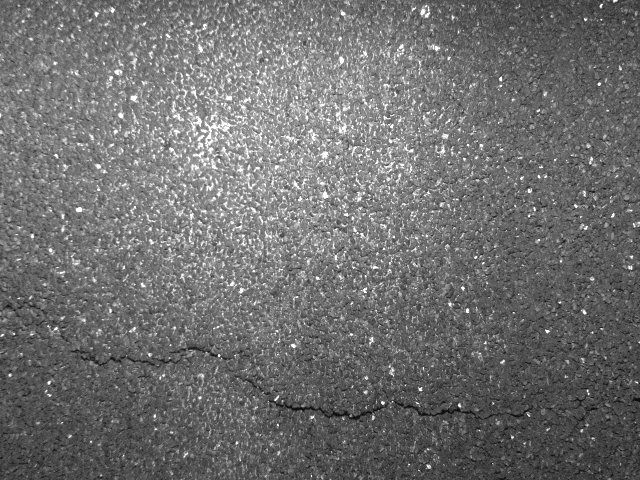
%> input picture Crack_detection/fissure1.jpg, 640 x 480 px
$ octave crack_detection.m   (GNU Octave 9; MATLAB toolbox functions it lacks are replaced by stand-ins)
%> lines starting %> are read from the running program, lines starting %| are printed output that depends on the picture
### Crack_detection/Hessian2D.m
function [Dxx,Dxy,Dyy] = Hessian2D(I,Sigma)
%  This function Hessian2 Filters the image with 2nd derivatives of a
%  Gaussian with parameter Sigma.
%
% [Dxx,Dxy,Dyy] = Hessian2(I,Sigma);
%
% inputs,
%   I : The image, class preferable double or single
%   Sigma : The sigma of the gaussian kernel used
%
% outputs,
%   Dxx, Dxy, Dyy: The 2nd derivatives
%
% example,
%   I = im2double(imread('moon.tif'));
%   [Dxx,Dxy,Dyy] = Hessian2(I,2);
%   figure, imshow(Dxx,[]);
%
% Function is written by D.Kroon University of Twente (June 2009)

if nargin < 2, Sigma = 1; end

% Make kernel coordinates
[X,Y]   = ndgrid(-round(3*Sigma):round(3*Sigma));

% Build the gaussian 2nd derivatives filters
DGaussxx = 1/(2*pi*Sigma^4) * (X.^2/Sigma^2 - 1) .* exp(-(X.^2 + Y.^2)/(2*Sigma^2));
DGaussxy = 1/(2*pi*Sigma^6) * (X .* Y)           .* exp(-(X.^2 + Y.^2)/(2*Sigma^2));
DGaussyy = DGaussxx';

Dxx = filter2(DGaussxx,I);
Dxy = filter2(DGaussxy,I);
Dyy = filter2(DGaussyy,I);

### Crack_detection/eig2image.m
function [Lambda1,Lambda2,Ix,Iy]=eig2image(Dxx,Dxy,Dyy)
% This function eig2image calculates the eigen values from the
% hessian matrix, sorted by abs value. And gives the direction
% of the ridge (eigenvector smallest eigenvalue) .
%
% [Lambda1,Lambda2,Ix,Iy]=eig2image(Dxx,Dxy,Dyy)
%

%
% | Dxx  Dxy |
% |          |
% | Dxy  Dyy |


% Compute the eigenvectors of J, v1 and v2
tmp = sqrt((Dxx - Dyy).^2 + 4*Dxy.^2);
v2x = 2*Dxy; v2y = Dyy - Dxx + tmp;

% Normalize
mag = sqrt(v2x.^2 + v2y.^2); i = (mag ~= 0);
v2x(i) = v2x(i)./mag(i);
v2y(i) = v2y(i)./mag(i);

% The eigenvectors are orthogonal
v1x = -v2y;
v1y = v2x;

% Compute the eigenvalues
mu1 = 0.5*(Dxx + Dyy + tmp);
mu2 = 0.5*(Dxx + Dyy - tmp);

% Sort eigen values by absolute value abs(Lambda1)<abs(Lambda2)
check=abs(mu1)>abs(mu2);

Lambda1=mu1; Lambda1(check)=mu2(check);
Lambda2=mu2; Lambda2(check)=mu1(check);

Ix=v1x; Ix(check)=v2x(check);
Iy=v1y; Iy(check)=v2y(check);

### Crack_detection/FrangiFilter2D.m
function [outIm,whatScale,Direction] = FrangiFilter2D(I, options)
% This function FRANGIFILTER2D uses the eigenvectors of the Hessian to
% compute the likeliness of an image region to vessels, according
% to the method described by Frangi:2001 (Chapter 2).
%
% [J,Scale,Direction] = FrangiFilter2D(I, Options)
%
% inputs,
%   I : The input image (vessel image)
%   Options : Struct with input options,
%       .FrangiScaleRange : The range of sigmas used, default [1 8]
%       .FrangiScaleRatio : Step size between sigmas, default 2
%       .FrangiBetaOne : Frangi correction constant, default 0.5
%       .FrangiBetaTwo : Frangi correction constant, default 15
%       .BlackWhite : Detect black ridges (default) set to true, for
%                       white ridges set to false.
%       .verbose : Show debug information, default true
%
% outputs,
%   J : The vessel enhanced image (pixel is the maximum found in all scales)
%   Scale : Matrix with the scales on which the maximum intensity
%           of every pixel is found
%   Direction : Matrix with directions (angles) of pixels (from minor eigenvector)
%
% Example,
%   I=double(imread ('vessel.png'));
%   Ivessel=FrangiFilter2D(I);
%   figure,
%   subplot(1,2,1), imshow(I,[]);
%   subplot(1,2,2), imshow(Ivessel,[0 0.25]);
%
% Written by Marc Schrijver, 2/11/2001
% Re-Written by D.Kroon University of Twente (May 2009)

defaultoptions = struct('FrangiScaleRange', [1 10], 'FrangiScaleRatio', 2, 'FrangiBetaOne', 0.5, 'FrangiBetaTwo', 15, 'verbose',true,'BlackWhite',true);

% Process inputs
if(~exist('options','var')),
    options=defaultoptions;
else
    tags = fieldnames(defaultoptions);
    for i=1:length(tags)
         if(~isfield(options,tags{i})),  options.(tags{i})=defaultoptions.(tags{i}); end
    end
    if(length(tags)~=length(fieldnames(options))),
        warning('FrangiFilter2D:unknownoption','unknown options found');
    end
end

sigmas=options.FrangiScaleRange(1):options.FrangiScaleRatio:options.FrangiScaleRange(2);
sigmas = sort(sigmas, 'ascend');

beta  = 2*options.FrangiBetaOne^2;
c     = 2*options.FrangiBetaTwo^2;

% Make matrices to store all filterd images
ALLfiltered=zeros([size(I) length(sigmas)]);
ALLangles=zeros([size(I) length(sigmas)]);

% Frangi filter for all sigmas
for i = 1:length(sigmas),
    % Show progress
    if(options.verbose)
        disp(['Current Frangi Filter Sigma: ' num2str(sigmas(i)) ]);
    end

    % Make 2D hessian
    [Dxx,Dxy,Dyy] = Hessian2D(I,sigmas(i));

    % Correct for scale
    Dxx = (sigmas(i)^2)*Dxx;
    Dxy = (sigmas(i)^2)*Dxy;
    Dyy = (sigmas(i)^2)*Dyy;

    % Calculate (abs sorted) eigenvalues and vectors
    [Lambda2,Lambda1,Ix,Iy]=eig2image(Dxx,Dxy,Dyy);

    % Compute the direction of the minor eigenvector
    angles = atan2(Ix,Iy);

    % Compute some similarity measures
    Lambda1(Lambda1==0) = eps;
    Rb = (Lambda2./Lambda1).^2;
    S2 = Lambda1.^2 + Lambda2.^2;

    % Compute the output image
    Ifiltered = exp(-Rb/beta) .*(ones(size(I))-exp(-S2/c));

    % see pp. 45
    if(options.BlackWhite)
        Ifiltered(Lambda1<0)=0;
    else
        Ifiltered(Lambda1>0)=0;
    end
    % store the results in 3D matrices
    ALLfiltered(:,:,i) = Ifiltered;
    ALLangles(:,:,i) = angles;
end

% Return for every pixel the value of the scale(sigma) with the maximum
% output pixel value
if length(sigmas) > 1,
    [outIm,whatScale] = max(ALLfiltered,[],3);
    outIm = reshape(outIm,size(I));
    if(nargout>1)
        whatScale = reshape(whatScale,size(I));
    end
    if(nargout>2)
        Direction = reshape(ALLangles((1:numel(I))'+(whatScale(:)-1)*numel(I)),size(I));
    end
else
    outIm = reshape(ALLfiltered,size(I));
    if(nargout>1)
            whatScale = ones(size(I));
    end
    if(nargout>2)
        Direction = reshape(ALLangles,size(I));
    end
end

### Crack_detection/crack_detection.m
clearvars;
clc;
close all;


I = imread('fissure1.jpg');
%> I is the input picture: size 480x640x3 uint8; min 0, max 255, mean 111.5
img = double(I);

tic;
%% reducing specularity can producde color artifcats !!
%img = reduce_specularity(img,0.01);


%% normalizing step
img = img/255;

%% if you want toe reduce the size of the input image
% [5 lines of commented-out code are left out]

%%
[n,p,c] = size(img);
%> n = 480; p = 640; c = 3
if c==3
    [w, sc, dir] = FrangiFilter2D(rgb2gray(I));
%> the loop in FrangiFilter2D, `for i = 1:length(sigmas),` made 5 passes
%> pass 1, in Hessian2D, `Dxy = filter2(DGaussxy,I);`:
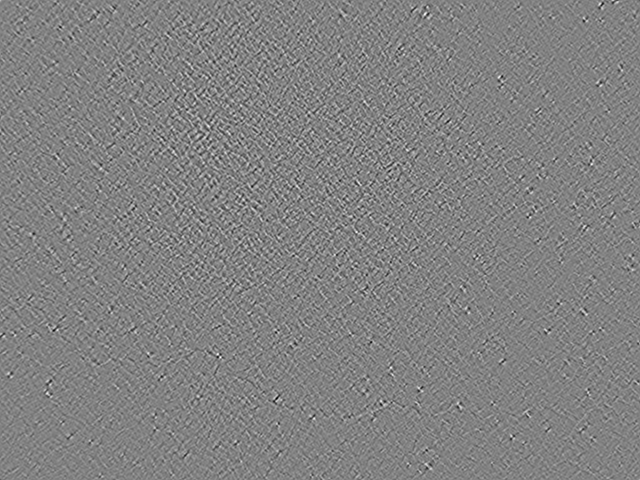
%> Dxy: size 480x640 double; min -32.63, max 31.34, mean 0; drawn with min black and max white
%> pass 1, in Hessian2D, `Dyy = filter2(DGaussyy,I);`:
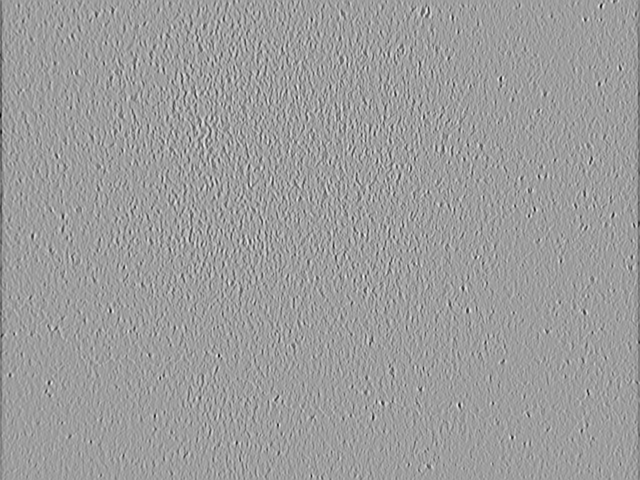
%> Dyy: size 480x640 double; min -71.62, max 43.66, mean -0.6; drawn with min black and max white
%> pass 1, in eig2image, `tmp = sqrt((Dxx - Dyy).^2 + 4*Dxy.^2);`:
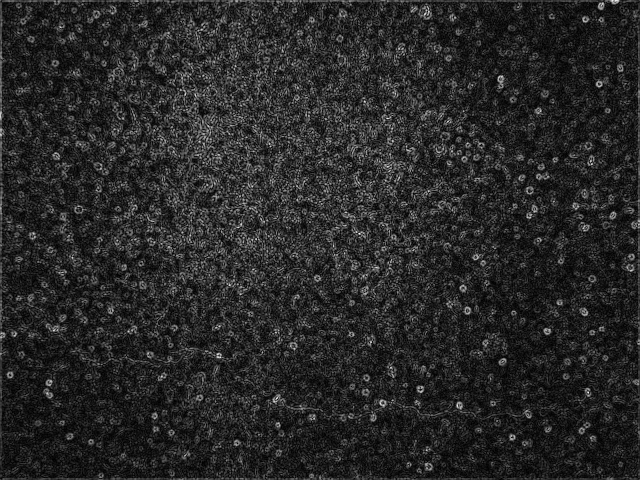
%> tmp: size 480x640 double; min 0.0123, max 69.67, mean 11; drawn with min black and max white
%> after the loop in FrangiFilter2D, `for i = 1:length(sigmas),`:
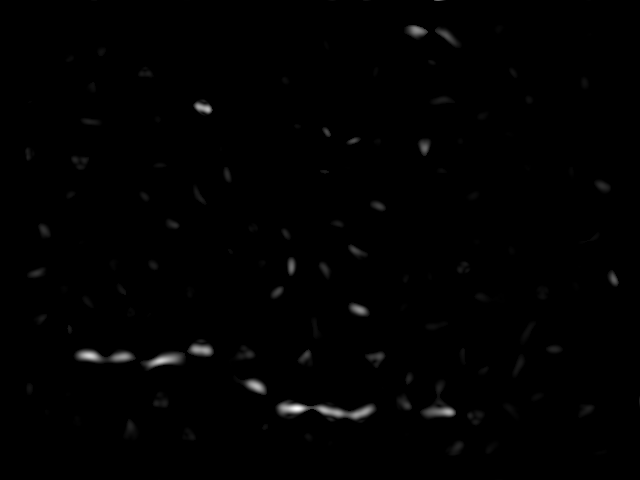
%> Ifiltered: size 480x640 double; min 0, max 0.121, mean 0.000781; drawn with min black and max white
%> after the loop in FrangiFilter2D, `for i = 1:length(sigmas),`:
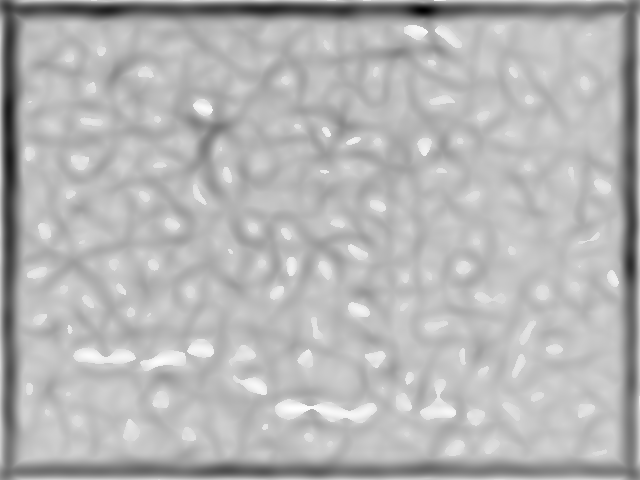
%> Lambda1: size 480x640 double; min -38.68, max 7.66, mean -5.75; drawn with min black and max white
%> in FrangiFilter2D, `[outIm,whatScale] = max(ALLfiltered,[],3);`:
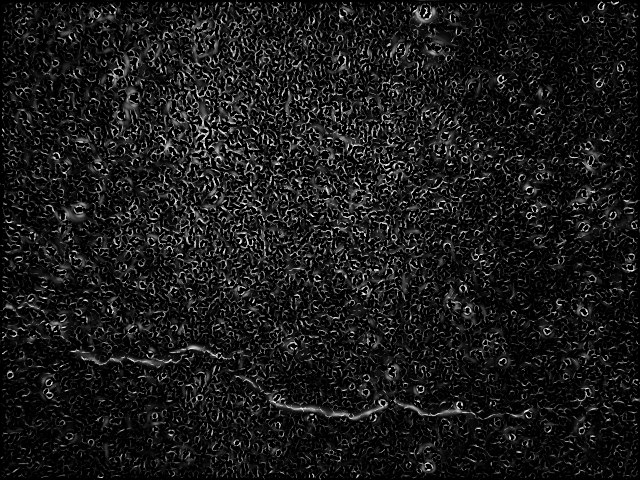
%> outIm: size 480x640 double; min 0, max 0.987, mean 0.103
%> in FrangiFilter2D, `Direction = reshape(ALLangles((1:numel(I))'+(whatScale(:)-1)*numel(I))..`:
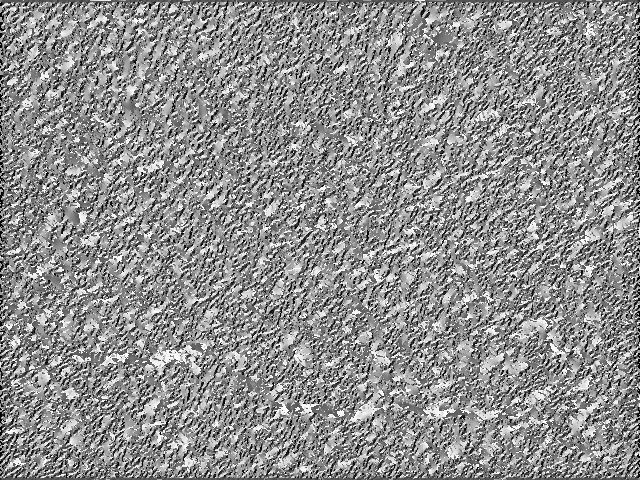
%> Direction: size 480x640 double; min -3.14, max 1.57, mean -0.516; drawn with min black and max white
else
    if c==1
        [w, sc, dir] = FrangiFilter2D(I);
    else
        error('Incorrect number of channels');
    end
end


%% Potts restoration
gamma = 16;% you may have to play with this parameter (usually between 10 and 20)

%> (the run ends here)

$ run again, with Crack_detection/0959.png saved as Crack_detection/fissure1.jpg
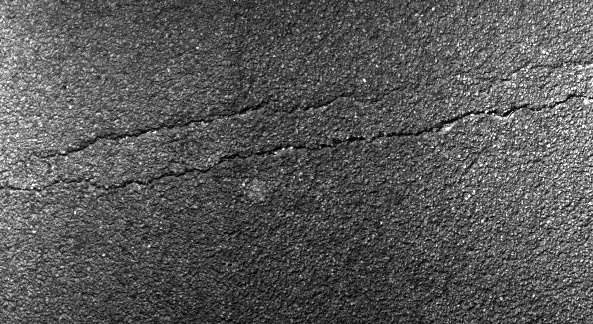
%> input picture Crack_detection/0959.png, 593 x 324 px
%> I is the input picture: size 324x593x3 uint8; min 0, max 255, mean 88.2
%> after the loop in FrangiFilter2D, `for i = 1:length(sigmas),`:
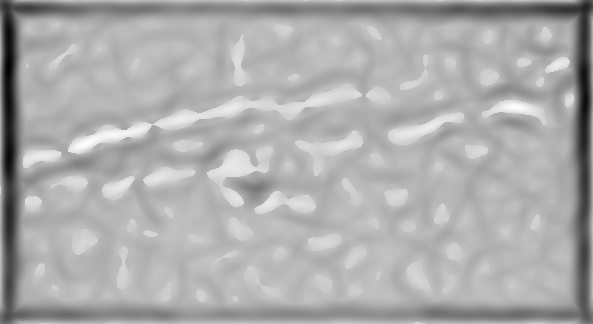
%> Lambda1: size 324x593 double; min -44.03, max 12.72, mean -5.6; drawn with min black and max white
%> in FrangiFilter2D, `Direction = reshape(ALLangles((1:numel(I))'+(whatScale(:)-1)*numel(I))..`:
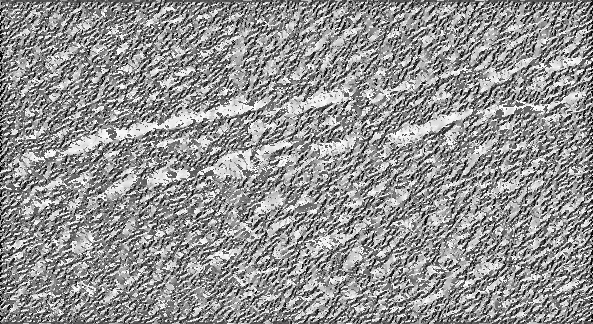
%> Direction: size 324x593 double; min -3.14, max 1.57, mean -0.421; drawn with min black and max white

$ run again, with Crack_detection/baltazard-12.bmp saved as Crack_detection/fissure1.jpg
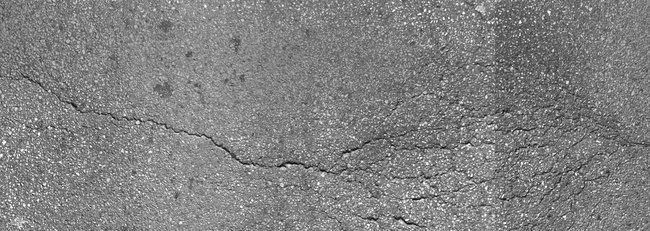
%> input picture Crack_detection/baltazard-12.bmp, 650 x 231 px
%> I is the input picture: size 231x650x3 uint8; min 4, max 255, mean 128.7
%> after the loop in FrangiFilter2D, `for i = 1:length(sigmas),`:
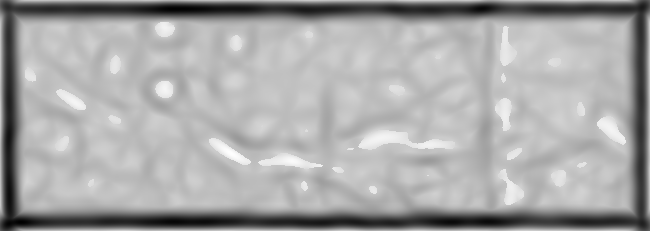
%> Lambda1: size 231x650 double; min -39.71, max 7.64, mean -8.57; drawn with min black and max white
%> in FrangiFilter2D, `Direction = reshape(ALLangles((1:numel(I))'+(whatScale(:)-1)*numel(I))..`:
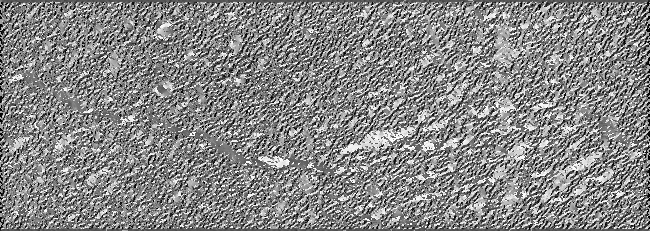
%> Direction: size 231x650 double; min -3.14, max 1.57, mean -0.654; drawn with min black and max white
